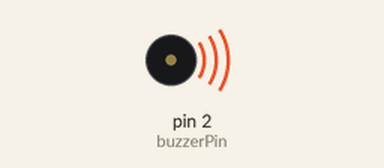
A sketch run on a simulated Arduino Uno, built with avr-gcc and run on an emulated ATmega328P. On the bench: buzzer (waves = sounding).

Above: at 0.1 s.
At 38.1 s:
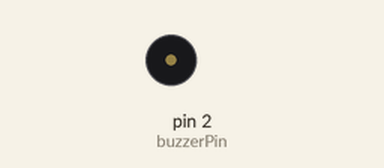
Timing chart, 0 to 39.6 s (numbered marks = the images above):
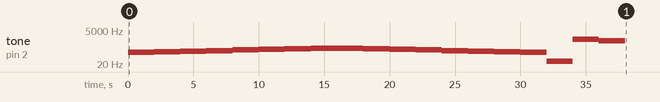

The sketch:

a.ino
```cpp
 const int buzzerPin = 2;
 int note;
 int num=1;
const int notes[] = {
  /*C3*/ 131,   /*D3*/ 147,   /*E3*/ 165,   /*F3*/ 175,   /*G3*/ 196,   /*A3*/ 220,
  /*B3*/ 247,   /*C4*/ 262
};
void setup() {   }
void loop() {

  tone(buzzerPin, notes[note]);
  delay(2000);
  note= note+num;
  if(note<=0 || note>=7){
    num-=1;
    if (num<=-7){
      num=1;
    }
  }


  }
```

Measured:
- by itself, tone on pin 2 (buzzerPin): plays 131 Hz for 2.0 s, 147 Hz for 2.0 s, 165 Hz for 2.0 s, 175 Hz for 2.0 s, 196 Hz for 2.0 s, 220 Hz for 2.0 s … (18 notes in this stretch)
